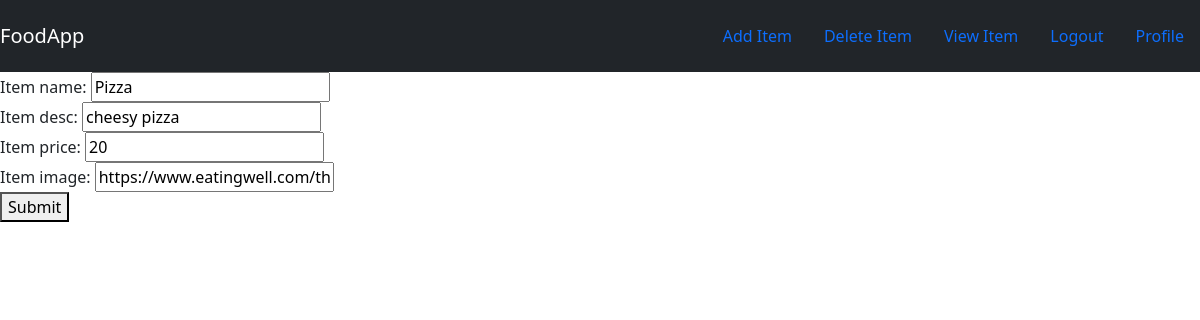
The page /update/1 (signed in) on the database as committed earlier.
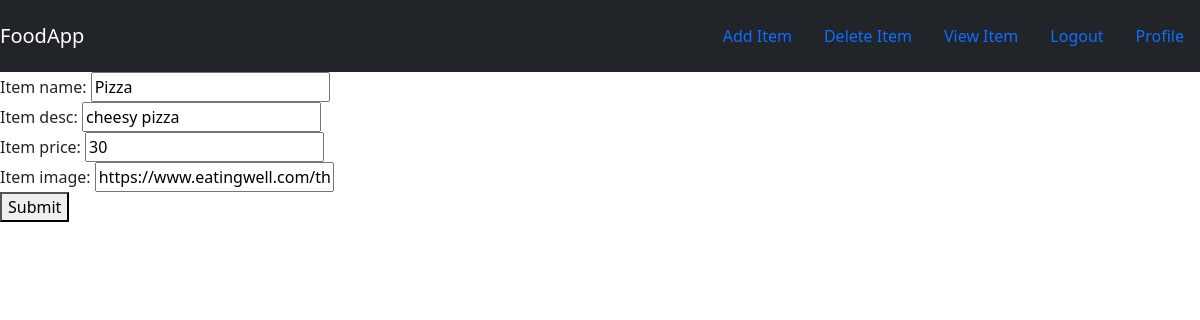
The same page on the database as committed later.
### food/models.py (models this page shows, shortened)
class Item(models.Model):
    item_name = models.CharField(max_length=100)
    item_desc = models.CharField(max_length=100)
    item_price = models.IntegerField()
    item_image = models.CharField(max_length=800,default="https://livingstonbagel.com/wp-content/uploads/2016/11/food-placeholder.jpg")

### food/views.py (the view)
# urls.py: path('update/<int:id>',update_item,name='update_item'),
def update_item(request,id):
    item = Item.objects.get(id=id)
    form = ItemForm(request.POST or None ,instance=item)
    if form.is_valid():
        form.save()
        return redirect('food:index')
    return render(request,'food/item-form.html',{'form':form})

### food/forms.py
class ItemForm(forms.ModelForm):
    class Meta:
        model = Item
        fields = ['item_name','item_desc','item_price','item_image']

### food/templates/food/item-form.html (shortened to what this page needs)
{% extends 'food/base.html' %}
{% block body %}
<form method="POST">
    {{form}}
    <button type="submit">Submit</button>
</form>
{% endblock %}

### food/templates/food/base.html (shortened to what this page needs)
{% load static %}
<!DOCTYPE html>
<html lang="en">
<head>
    <link rel="stylesheet" href="{% static 'food/style.css' %}">
    <link href="https://cdn.jsdelivr.net/npm/bootstrap@5.0.2/dist/css/bootstrap.min.css" rel="stylesheet">
</head>
<body>
<nav class="navbar navbar-dark bg-dark">
    <a href="#" class="navbar-brand">FoodApp</a>
    <div class="navbar">
        <a class="nav-item nav-link" href="{% url 'food:create_item' %}">Add Item</a>
        <a class="nav-item nav-link" href="#">Delete Item</a>
        <a class="nav-item nav-link" href="#">View Item</a>
        {% if user.is_authenticated %}
        <a class="nav-item nav-link" href="{% url 'logout' %}">Logout</a>
         <a class="nav-item nav-link" href="{% url 'profile' %}">Profile</a>
        {% else %}
            <a class="nav-item nav-link" href="{% url 'login' %}">Login</a>
        {% endif %}
    </div>
</nav>
{% block body %}{% endblock %}
</body>
</html>

### food/static/food/style.css (style rules this page uses)
body { background-color: red; }

Rows that differ between the two databases and show on the page:
changed Item "Pizza": item_price "20" → "30"
